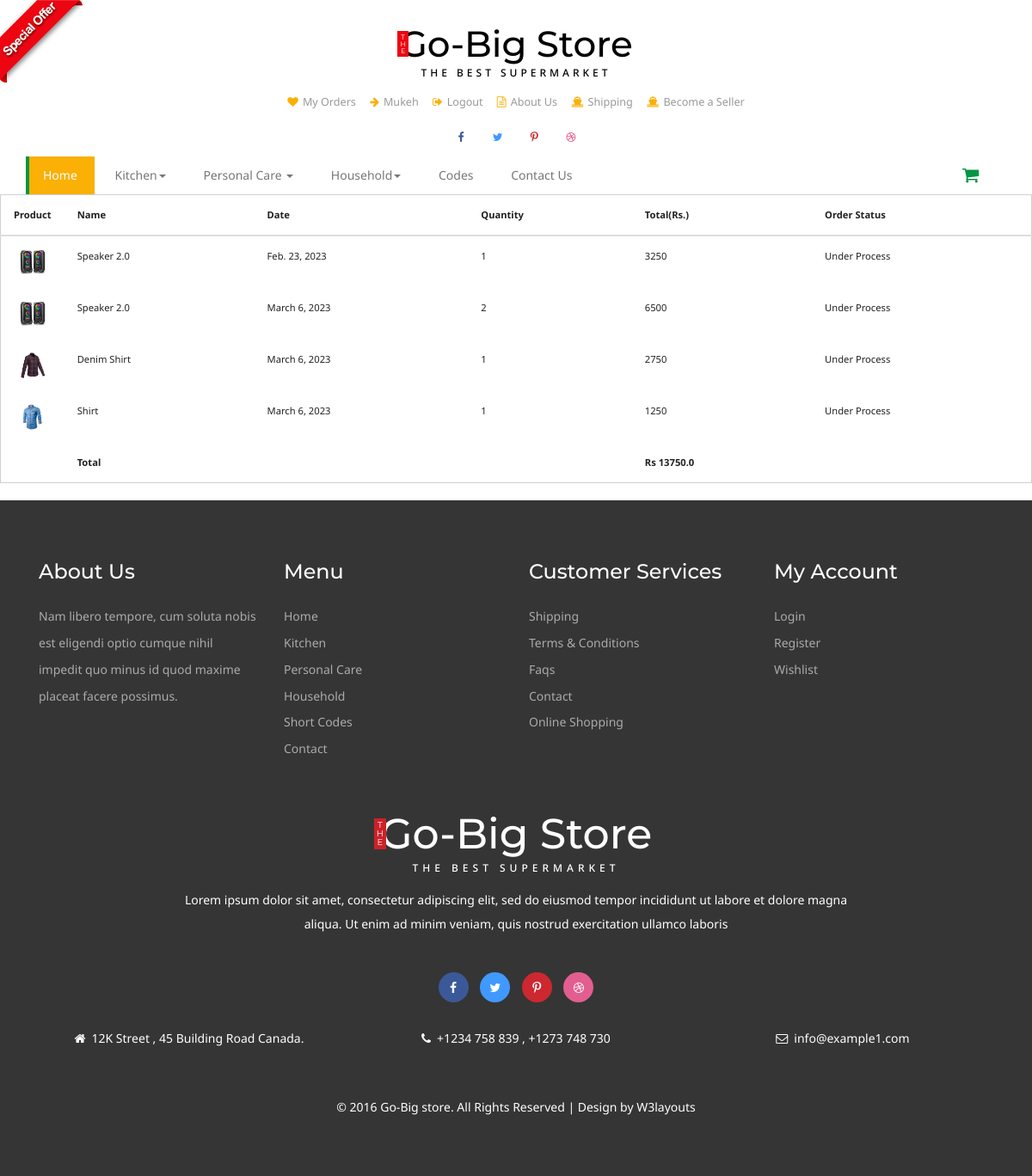
The app's page /myorder/ (signed in) with its own data.
### buyer/models.py (models this page shows, shortened)
class Buyer(models.Model):
    first_name = models.CharField(max_length=50)
    last_name = models.CharField(max_length=50)
    email = models.EmailField(unique=True)
    password = models.CharField(max_length=50)
    address = models.TextField(max_length=250)

### seller/models.py (models this page shows, shortened)
class MyOrder(models.Model):
    current_status = [
        ("P", 'pending'),
        ("D", 'dispatched')
    ]
    buyer =  models.ForeignKey(to='buyer.Buyer', on_delete=models.CASCADE)
    product = models.ForeignKey(Product, on_delete=models.CASCADE)
    quantity = models.IntegerField(default=0)
    date = models.DateField( auto_now_add=True)
    status = models.CharField(max_length=50,choices=current_status,default="P")

class Product(models.Model):
    product_name = models.CharField(max_length=100)
    desc = models.CharField(max_length=200)
    price = models.FloatField(default=1.0)
    product_stock = models.IntegerField(default=0)
    product_pic = models.FileField(upload_to='product_pics', default='productdef.png')
    seller = models.ForeignKey(Seller, on_delete=models.CASCADE)

### buyer/views.py (the view)
# urls.py: path('myorder/',myorder,name='myorder'),
def myorder(request):
    active(request)
    orders  = MyOrder.objects.filter(buyer = active_user)
    total_price = 0
    for i in orders:
        total_price += i.product.price*i.quantity
    return render(request,'myorder.html',{'active_user':active_user,'orders' : orders,'total_price':total_price})

### buyer/views.py (called while the page is built)
def active(request):
    global active_user
    active_user = Buyer.objects.get(email=request.session['email'])

### buyer/templates/myorder.html (shortened to what this page needs)
{% load static %}
<!DOCTYPE html>
<html>
<head>
<link href='{% static "css/bootstrap.css" %}' rel='stylesheet' type='text/css' />
<link href='{% static "css/style.css" %}' rel='stylesheet' type='text/css' />
<link href='{% static "css/font-awesome.css" %}' rel="stylesheet">
	<link rel="stylesheet" href='{% static "css/jstarbox.css" %}' type="text/css" media="screen" charset="utf-8" />
</head>
<body>
<a href='{% url "offer" %}'><img src='{% static "images/download.png" %}' class="img-head" alt=""></a>
{% include "./header.html" %}
<table class="table table-hover table-responsive" id="my-cart-table">
    <thead>
        <tr>
            <th>Product</th>
            <th>Name</th>
            <th>Date</th>
            <th>Quantity</th>
            <th>Total(Rs.)</th>
            <th>Order Status</th>
          </tr>
    </thead>
  <tbody>
    {% if orders %}
    {% for i in orders %}
    <tr >
      <td class="text-center" style="width: 30px">
        <img width="30px" height="30px" src="{{i.product.product_pic.url}}" />
      </td>
      <td>{{i.product.product_name}}</td>
      <td >{{i.date}}</td>
      <td >{{i.quantity}}</td>
      <td >{% widthratio i.product.price 1 i.quantity %}</td>
      {% if i.status == "P" %}
      <td>Under Process</td>
      {% else %}
      <td>Dispatched</td>
      {% endif %}
    </tr>
    {% endfor %}
    {% else %}
    <tr>
    <td colspan = 5 class="text-center" > No Orders Yet </td>
    </tr>
    {% endif %}
    <tr >
      <td></td>
      <td colspan=3><strong>Total</strong></td>
      <td><strong id="my-cart-grand-total">Rs {{total_price}}</strong></td>
      <td></td>
    </tr>
  </tbody>
</table>
{% include "./footer.html" %}

### buyer/templates/header.html (shortened to what this page needs)
{% load static %}
<div class="header">
  <div class="container">
    <div class="logo">
      <h1>
        <a href='{% url "index" %}'
          ><b>T<br />H<br />E</b>Go-Big Store<span>The Best Supermarket</span></a
        >
      </h1>
    </div>
    <div class="head-t">
      <ul class="card">
        {% if active_user %}
        <li>
          <a href='{% url "myorder" %}'
            ><i class="fa fa-heart" aria-hidden="true"></i>My Orders</a
          >
        </li>
        <li>
            <a href='{% url "user_profile" %}'
              ><i class="fa fa-arrow-right" aria-hidden="true"></i>{{active_user.first_name}}</a
            >
          </li>
        <li>
          <a href='{% url "logout" %}'
            ><i class="fa fa-sign-out" aria-hidden="true"></i>Logout</a
          >
        </li>
          {% endif %}
        <li>
          <a href='{% url "about" %}'
            ><i class="fa fa-file-text-o" aria-hidden="true"></i>About Us</a
          >
        </li>
        <li>
          <a href='{% url "shipping" %}'
            ><i class="fa fa-ship" aria-hidden="true"></i>Shipping</a
          >
        </li>
        <li>
          <a href='{% url "seller_index" %}'
            ><i class="fa fa-ship" aria-hidden="true"></i>Become a Seller</a
          >
        </li>
      </ul>
    </div>
    <div class="header-ri">
      <ul class="social-top">
        <li>
          <a href="#" class="icon facebook"
            ><i class="fa fa-facebook" aria-hidden="true"></i></a>
        </li>
        <li>
          <a href="#" class="icon twitter"
            ><i class="fa fa-twitter" aria-hidden="true"></i></a>
        </li>
        <li>
          <a href="#" class="icon pinterest"
            ><i class="fa fa-pinterest-p" aria-hidden="true"></i></a>
        </li>
        <li>
          <a href="#" class="icon dribbble"
            ><i class="fa fa-dribbble" aria-hidden="true"></i></a>
        </li>
      </ul>
    </div>
    <div class="nav-top">
      <nav class="navbar navbar-default">
        <div class="collapse navbar-collapse" id="bs-megadropdown-tabs">
          <ul class="nav navbar-nav">
            <li class="active">
              <a href='{% url "index" %}' class="hyper"><span>Home</span></a>
            </li>
            <li class="dropdown">
              <a href="#" class="dropdown-toggle hyper" data-toggle="dropdown"
                ><span>Kitchen<b class="caret"></b></span
              ></a>
            </li>
            <li class="dropdown">
              <a href="#" class="dropdown-toggle hyper" data-toggle="dropdown"
                ><span> Personal Care <b class="caret"></b></span
              ></a>
            </li>
            <li class="dropdown">
              <a href="#" class="dropdown-toggle hyper" data-toggle="dropdown"
                ><span>Household<b class="caret"></b></span
              ></a>
            </li>
            <li>
              <a href='{% url "codes" %}' class="hyper"> <span>Codes</span></a>
            </li>
            <li>
              <a href='{% url "contact" %}' class="hyper"
                ><span>Contact Us</span></a
              >
            </li>
          </ul>
        </div>
      </nav>
      <div class="cart">
        <span class="fa fa-shopping-cart my-cart-icon"
          ></span>
      </div>
      <div class="clearfix"></div>
    </div>
  </div>
</div>

### records on screen
Buyer: first_name "Mukeh"
MyOrder: product.product_pic (picture), product.product_name "Speaker 2.0", date "Feb. 23, 2023", quantity "1", product+quantity "3250", status "Under Process"
MyOrder: product.product_pic (picture), product.product_name "Speaker 2.0", date "March 6, 2023", quantity "2", product+quantity "6500", status "Under Process"
MyOrder: product.product_pic (picture), product.product_name "Denim Shirt", date "March 6, 2023", quantity "1", product+quantity "2750", status "Under Process"
MyOrder: product.product_pic (picture), product.product_name "Shirt", date "March 6, 2023", quantity "1", product+quantity "1250", status "Under Process"

### other values on screen
{{ total_price }} "13750.0"
